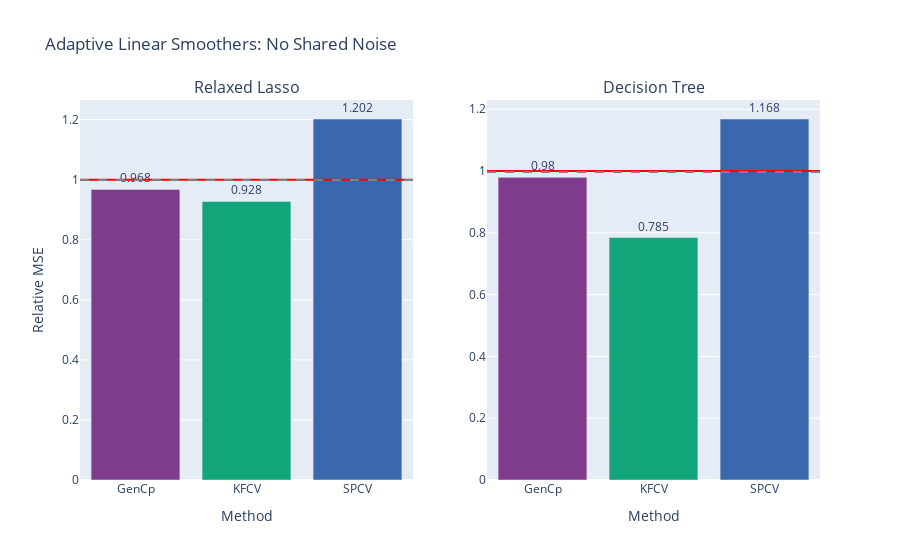

Notebook code cell kept with this figure:
### Code cell
fig = gen_model_barplots(
    model_errs, 
    model_names, 
    est_names, 
    title="Adaptive Linear Smoothers: No Shared Noise", 
    has_elev_err=True,
)
fig.show()

### Figure 1 — Plotly figure (JSON) as saved in the notebook; plotly's stock layout.template omitted (floating-point values rounded to 4 significant figures)
{"data": [{"marker": {"color": ["rgb(127, 60, 141)", "rgb(17, 165, 121)", "rgb(57, 105, 172)", "rgb(242, 183, 1)", "rgb(231, 63, 116)", "rgb(128, 186, 90)", "rgb(230, 131, 16)", "rgb(0, 134, 149)", "rgb(207, 28, 144)", "rgb(249, 123, 114)", "rgb(165, 170, 153)"]}, "text": [0.968, 0.928, 1.202], "textposition": "outside", "type": "bar", "x": ["GenCp", "KFCV", "SPCV"], "xaxis": "x", "y": [0.9677, 0.9276, 1.202], "yaxis": "y"}, {"marker": {"color": ["rgb(127, 60, 141)", "rgb(17, 165, 121)", "rgb(57, 105, 172)", "rgb(242, 183, 1)", "rgb(231, 63, 116)", "rgb(128, 186, 90)", "rgb(230, 131, 16)", "rgb(0, 134, 149)", "rgb(207, 28, 144)", "rgb(249, 123, 114)", "rgb(165, 170, 153)"]}, "text": [0.98, 0.785, 1.168], "textposition": "outside", "type": "bar", "x": ["GenCp", "KFCV", "SPCV"], "xaxis": "x2", "y": [0.9797, 0.7848, 1.168], "yaxis": "y2"}], "layout": {"annotations": [{"font": {"size": 16}, "showarrow": false, "text": "Relaxed Lasso", "x": 0.225, "xanchor": "center", "xref": "paper", "y": 1, "yanchor": "bottom", "yref": "paper"}, {"font": {"size": 16}, "showarrow": false, "text": "Decision Tree", "x": 0.775, "xanchor": "center", "xref": "paper", "y": 1, "yanchor": "bottom", "yref": "paper"}], "shapes": [{"line": {"color": "red"}, "type": "line", "x0": 0, "x1": 1, "xref": "x domain", "y0": 1, "y1": 1, "yref": "y"}, {"line": {"color": "grey", "dash": "dash"}, "type": "line", "x0": 0, "x1": 1, "xref": "x domain", "y0": 0.9986, "y1": 0.9986, "yref": "y"}, {"line": {"color": "red"}, "type": "line", "x0": 0, "x1": 1, "xref": "x2 domain", "y0": 1, "y1": 1, "yref": "y2"}, {"line": {"color": "grey", "dash": "dash"}, "type": "line", "x0": 0, "x1": 1, "xref": "x2 domain", "y0": 0.9971, "y1": 0.9971, "yref": "y2"}], "showlegend": false, "title": {"text": "Adaptive Linear Smoothers: No Shared Noise"}, "xaxis": {"anchor": "y", "domain": [0, 0.45], "title": {"text": "Method"}}, "xaxis2": {"anchor": "y2", "domain": [0.55, 1], "title": {"text": "Method"}}, "yaxis": {"anchor": "x", "domain": [0, 1], "title": {"text": "Relative MSE"}}, "yaxis2": {"anchor": "x2", "domain": [0, 1]}}}
